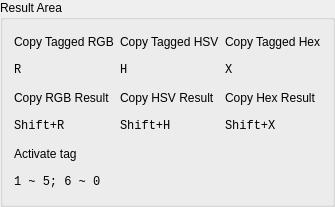
            <widget class="QGroupBox" name="shortcuts_result_area_gbox">
             <property name="title">
              <string>Result Area</string>
             </property>
             <layout class="QGridLayout" name="gridLayout_16">
              <item row="0" column="0">
               <widget class="QLabel" name="label_st_ctr">
                <property name="minimumSize">
                 <size>
                  <width>0</width>
                  <height>22</height>
                 </size>
                </property>
                <property name="maximumSize">
                 <size>
                  <width>16777215</width>
                  <height>50</height>
                 </size>
                </property>
                <property name="text">
                 <string>Copy Tagged RGB</string>
                </property>
               </widget>
              </item>
              <item row="0" column="1">
               <widget class="QLabel" name="label_st_cth">
                <property name="minimumSize">
                 <size>
                  <width>0</width>
                  <height>22</height>
                 </size>
                </property>
                <property name="maximumSize">
                 <size>
                  <width>16777215</width>
                  <height>50</height>
                 </size>
                </property>
                <property name="text">
                 <string>Copy Tagged HSV</string>
                </property>
               </widget>
              </item>
              <item row="0" column="2">
               <widget class="QLabel" name="label_st_ctx">
                <property name="minimumSize">
                 <size>
                  <width>0</width>
                  <height>22</height>
                 </size>
                </property>
                <property name="maximumSize">
                 <size>
                  <width>16777215</width>
                  <height>50</height>
                 </size>
                </property>
                <property name="text">
                 <string>Copy Tagged Hex</string>
                </property>
               </widget>
              </item>
              <item row="1" column="0">
               <widget class="QLabel" name="label_rt_ctr">
                <property name="minimumSize">
                 <size>
                  <width>0</width>
                  <height>22</height>
                 </size>
                </property>
                <property name="maximumSize">
                 <size>
                  <width>16777215</width>
                  <height>50</height>
                 </size>
                </property>
                <property name="font">
                 <font>
                  <family>Consolas</family>
                  <strikeout>false</strikeout>
                 </font>
                </property>
                <property name="text">
                 <string notr="true">R</string>
                </property>
               </widget>
              </item>
              <item row="1" column="1">
               <widget class="QLabel" name="label_rt_cth">
                <property name="minimumSize">
                 <size>
                  <width>0</width>
                  <height>22</height>
                 </size>
                </property>
                <property name="maximumSize">
                 <size>
                  <width>16777215</width>
                  <height>50</height>
                 </size>
                </property>
                <property name="font">
                 <font>
                  <family>Consolas</family>
                  <strikeout>false</strikeout>
                 </font>
                </property>
                <property name="text">
                 <string notr="true">H</string>
                </property>
               </widget>
              </item>
              <item row="1" column="2">
               <widget class="QLabel" name="label_rt_ctx">
                <property name="minimumSize">
                 <size>
                  <width>0</width>
                  <height>22</height>
                 </size>
                </property>
                <property name="maximumSize">
                 <size>
                  <width>16777215</width>
                  <height>50</height>
                 </size>
                </property>
                <property name="font">
                 <font>
                  <family>Consolas</family>
                  <strikeout>false</strikeout>
                 </font>
                </property>
                <property name="text">
                 <string notr="true">X</string>
                </property>
               </widget>
              </item>
              <item row="2" column="0">
               <widget class="QLabel" name="label_st_crr">
                <property name="minimumSize">
                 <size>
                  <width>0</width>
                  <height>22</height>
                 </size>
                </property>
                <property name="maximumSize">
                 <size>
                  <width>16777215</width>
                  <height>50</height>
                 </size>
                </property>
                <property name="text">
                 <string>Copy RGB Result</string>
                </property>
               </widget>
              </item>
              <item row="2" column="1">
               <widget class="QLabel" name="label_st_chr">
                <property name="minimumSize">
                 <size>
                  <width>0</width>
                  <height>22</height>
                 </size>
                </property>
                <property name="maximumSize">
                 <size>
                  <width>16777215</width>
                  <height>50</height>
                 </size>
                </property>
                <property name="text">
                 <string>Copy HSV Result</string>
                </property>
               </widget>
              </item>
              <item row="2" column="2">
               <widget class="QLabel" name="label_st_cxr">
                <property name="minimumSize">
                 <size>
                  <width>0</width>
                  <height>22</height>
                 </size>
                </property>
                <property name="maximumSize">
                 <size>
                  <width>16777215</width>
                  <height>50</height>
                 </size>
                </property>
                <property name="text">
                 <string>Copy Hex Result</string>
                </property>
               </widget>
              </item>
              <item row="3" column="0">
               <widget class="QLabel" name="label_rt_crr">
                <property name="minimumSize">
                 <size>
                  <width>0</width>
                  <height>22</height>
                 </size>
                </property>
                <property name="maximumSize">
                 <size>
                  <width>16777215</width>
                  <height>50</height>
                 </size>
                </property>
                <property name="font">
                 <font>
                  <family>Consolas</family>
                  <strikeout>false</strikeout>
                 </font>
                </property>
                <property name="text">
                 <string notr="true">Shift+R</string>
                </property>
               </widget>
              </item>
              <item row="3" column="1">
               <widget class="QLabel" name="label_rt_chr">
                <property name="minimumSize">
                 <size>
                  <width>0</width>
                  <height>22</height>
                 </size>
                </property>
                <property name="maximumSize">
                 <size>
                  <width>16777215</width>
                  <height>50</height>
                 </size>
                </property>
                <property name="font">
                 <font>
                  <family>Consolas</family>
                  <strikeout>false</strikeout>
                 </font>
                </property>
                <property name="text">
                 <string notr="true">Shift+H</string>
                </property>
               </widget>
              </item>
              <item row="3" column="2">
               <widget class="QLabel" name="label_rt_cxr">
                <property name="minimumSize">
                 <size>
                  <width>0</width>
                  <height>22</height>
                 </size>
                </property>
                <property name="maximumSize">
                 <size>
                  <width>16777215</width>
                  <height>50</height>
                 </size>
                </property>
                <property name="font">
                 <font>
                  <family>Consolas</family>
                  <strikeout>false</strikeout>
                 </font>
                </property>
                <property name="text">
                 <string notr="true">Shift+X</string>
                </property>
               </widget>
              </item>
              <item row="4" column="0">
               <widget class="QLabel" name="label_st_at">
                <property name="minimumSize">
                 <size>
                  <width>0</width>
                  <height>22</height>
                 </size>
                </property>
                <property name="maximumSize">
                 <size>
                  <width>16777215</width>
                  <height>50</height>
                 </size>
                </property>
                <property name="text">
                 <string>Activate tag</string>
                </property>
               </widget>
              </item>
              <item row="5" column="0">
               <widget class="QLabel" name="label_rt_at">
                <property name="minimumSize">
                 <size>
                  <width>0</width>
                  <height>22</height>
                 </size>
                </property>
                <property name="maximumSize">
                 <size>
                  <width>16777215</width>
                  <height>50</height>
                 </size>
                </property>
                <property name="font">
                 <font>
                  <family>Consolas</family>
                  <strikeout>false</strikeout>
                 </font>
                </property>
                <property name="text">
                 <string notr="true">1 ~ 5; 6 ~ 0</string>
                </property>
               </widget>
              </item>
             </layout>
            </widget>
